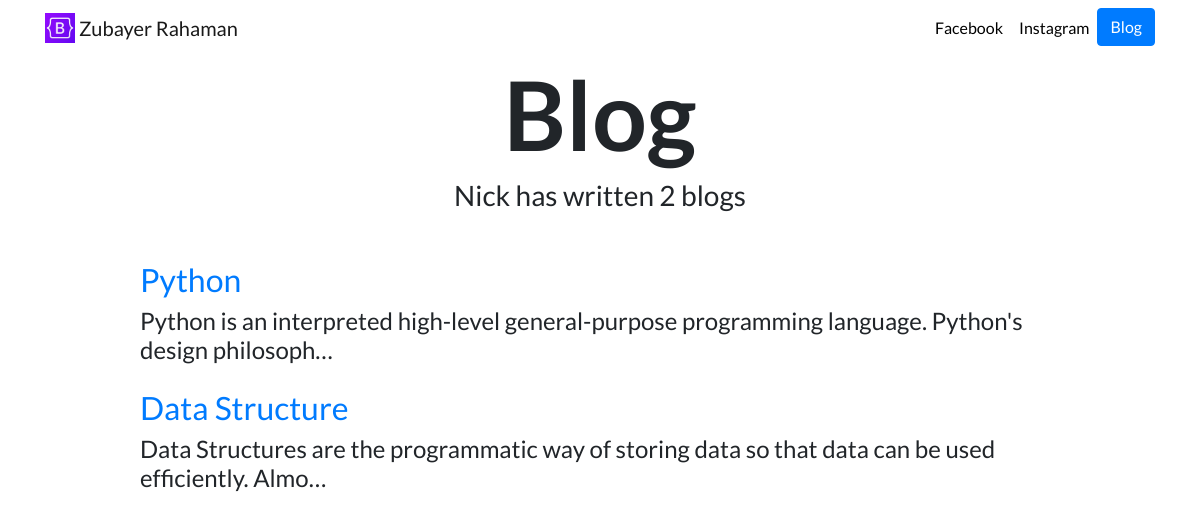
Screenshot of /blog/ with the database file from the repository.
### blog/models.py (models this page shows, shortened)
class Blog(models.Model):
    title = models.CharField(max_length=100)
    date_created = models.DateField(auto_now_add=True)
    description = models.TextField()

### blog/views.py (the view)
# urls.py: path('', views.all_blogs, name='blogs'),
def all_blogs(request):
    b_count = Blog.objects.count()
    payload = {'blogs': Blog.objects.all(), 'b_count': b_count}
    return render(request, 'blog/all_blogs.html', payload)

### blog/templates/blog/all_blogs.html (shortened to what this page needs)
{% extends "portfolio/base.html" %}
{% load static %}
{% block content %}
<h1 id="blogtitle" class="font-weight-bold text-center">Blog</h1>
<h3 class="text-center mb-5">Nick has written {{ blogs.count }} blog{{ blogs.count|pluralize }}</h3>
{% for blog in blogs %}
<div class="row justify-content-center my-3">
  <div class="col-md-10">
    <a href="{% url 'blog:blog_detail' blog.id %}">
      <h2>{{ blog.title }}</h2>
    </a>
    <h4>{{ blog.description|striptags|truncatechars:100 }}</h4>
  </div>
</div>
{% endfor %}
{% endblock %}

### portfolio/templates/portfolio/base.html (shortened to what this page needs)
{% load static %}
<!doctype html>
<html lang="en">
<head>
  <link rel="stylesheet" href="https://stackpath.bootstrapcdn.com/bootstrap/4.4.1/css/bootstrap.min.css">
  <link rel="stylesheet" href="{% static 'portfolio/custom.css' %}">
</head>
<body>
  <nav id="topNav" class="navbar navbar-expand-md navbar-light">
    <div class="container">
      <a class="navbar-brand" href="{% url 'home' %}">
        <img src="{% static 'portfolio/Logo.png' %}" width="30" height="30" class="d-inline-block align-top" alt="Nick's Logo">
        <span>Zubayer Rahaman</span>
      </a>
      <div class="collapse navbar-collapse text-center" id="navbarNav">
        <ul class="navbar-nav ml-auto">
          <li class="nav-item">
            <a class="nav-link" href="https://www.facebook.com/zubayer.rahman.39589/" target="_blank">Facebook</a>
          </li>
          <li class="nav-item">
            <a class="nav-link" href="https://www.instagram.com/zubayer204/" target="_blank">Instagram</a>
          </li>
          <li>
            <a role="button" href="{% url 'blog:blogs' %}" class="btn btn-primary">Blog</a>
          </li>
        </ul>
      </div>
    </div>
  </nav>
  <div class="container">
    {% block content %}{% endblock %}
  </div>
</body>
</html>

### portfolio/static/portfolio/custom.css (style rules this page uses)
.navbar-nav .nav-link { color: rgba(0,0,0,1) !important; }
body { font-family: 'Lato', sans-serif; }
#blogtitle { font-size: 6rem; }

### rows the page displays
Blog: title "Python", description "Python is an interpreted high-level general-purpose programming language. Python's design philosoph…"
Blog: title "Data Structure", description "Data Structures are the programmatic way of storing data so that data can be used efficiently. Almo…"

### other values shown
{{ blogs.count }} "2"
